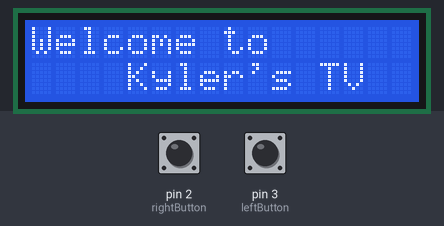
This sketch was run on a simulated Arduino Uno, built with avr-gcc and run on an emulated ATmega328P. Shown: 16×2 character LCD. Inputs (shaded band) come from the test bench; at power-on: pin 2 (rightButton) LOW, pin 3 (leftButton) LOW.

Above: at 1.2 s.
1.3 s: pin 2 (rightButton) pulled HIGH for 0.15 s
At 2.1 s:
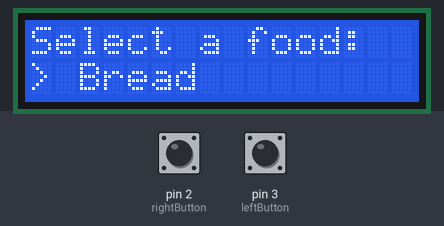
4.4 s: pin 3 (leftButton) pulled HIGH for 0.15 s
At 5.6 s:
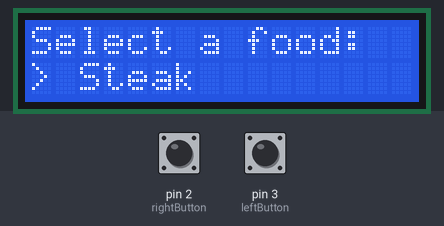
7.5 s: pin 2 (rightButton) pulled HIGH for 1 s
At 10.2 s:
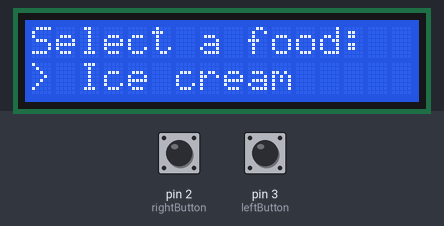
11.5 s: pin 3 (leftButton) pulled HIGH for 1 s
At 13.6 s:
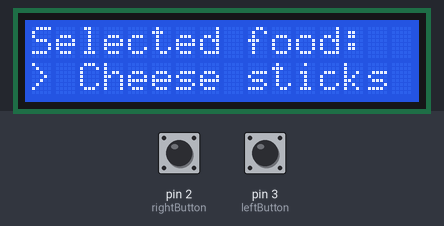
15.5 s: pin 3 (leftButton) pulled HIGH for 3.2 s
At 19.8 s:
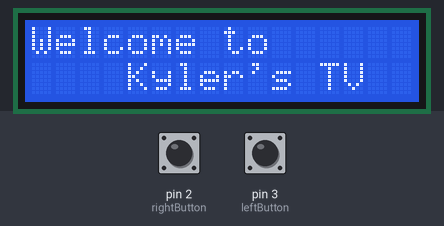
20.8 s: pin 2 (rightButton) pulled HIGH for 0.15 s
At 23.4 s:
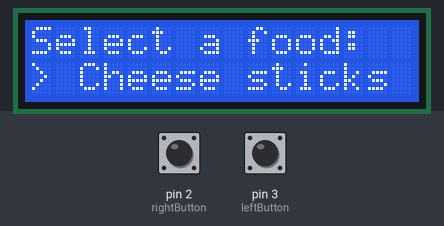
Timing chart, 0 to 24.9 s (numbered marks = the images above; inputs shaded):
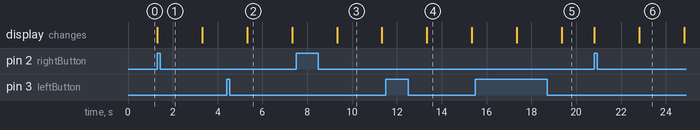

The sketch:

level3.ino
```cpp
//   ________________________________________________________________________
//  /  Name: Kyler Visser              Level 3             Date: 2023-11-03  \
//  |                                                                        |
//  |                                Description                             |
//  |                                                                        |
//  |  This program will use the LCD to display a menu of food options. The  |
//  |    first menu contains the appetizers, the second contains the main    |
//  |  course, and the third contains the dessert. The user will be able to  |
//  |  select an option from each menu by pressing the left or right button. |
//  |                                                                        |
//  |  At the start of the program, the user will be greeted with a welcome  |
//  |  screen. To contiune to the menu, the user will press either the left  |
//  |  or the right button. At the end of the program there will be another  |
//  |         screen to tell the users the food they have selected.          |
//  \________________________________________________________________________/
#include <LiquidCrystal.h>

// Initialise the Serial LCD.
LiquidCrystal lcd(12, 11, 7, 6, 5, 4); // These pin numbers are hard coded in on the serial backpack board.

//  -----------------------
//    Initlize vairables.
//  -----------------------
int leftButton = 3;
int rightButton = 2;

String optionsAvailable[3][5] = {
    {"Bread",       "Cheese sticks",    "Pretzels",     "Nachos",       "Chicken wings"}, // Apatizers
    {"Steak",       "Pasta",            "Chicken",      "Fish",         "Vegetarian"}, // Main course
    {"Ice cream",   "Cake",             "Pie",          "Pudding",      "Fruit salad"}  // Dessert
};

String selected[3];
bool stop = false;
int displayDelay = 2000;

//  -----------------------------
//    Setup inturupts, buttons,
//          and the LCD.
//  -----------------------------
void setup() {
    lcd.begin(16, 2); // Initialize the LCD.
    pinMode(leftButton, INPUT);
    pinMode(rightButton, INPUT);

    attachInterrupt(digitalPinToInterrupt(leftButton), buttonPressed, RISING);
    attachInterrupt(digitalPinToInterrupt(rightButton), buttonPressed, RISING);
}

//  -------------------
//    Main code loop.
//  -------------------
void loop() {
    welcome();
    for (int choice=0; choice<3; choice++) {
        stop = false;
        optionCycle(optionsAvailable[choice], choice);
    }
    displayResults();
}

//  -------------------
//    Welcome screen.
//  -------------------
void welcome() {
    lcd.clear();
    lcd.setCursor(0, 0);
    lcd.print("Welcome to");
    lcd.setCursor(4, 1);
    lcd.print("Kyler's TV");
    while (true) {
        if (digitalRead(leftButton) == HIGH || digitalRead(rightButton) == HIGH) {
            break;
        }
    }
}

//  ------------------------------
//    Inturupt for button press.
//  ------------------------------
void buttonPressed() {
    stop = true;
}

//  -------------------------------
//    Cycle  through the options.
//  -------------------------------
void optionCycle(String options[5], int choice) {
    lcd.clear();
    lcd.setCursor(0, 0);
    lcd.print("Select a food:");
    bool run = true;
    while (run) {
        for (int i=0; i<5; i++) {
            lcd.setCursor(0, 1);
            lcd.print(">              ");

            lcd.setCursor(2, 1);
            lcd.print(options[i]);
            delay(displayDelay);

            if (stop) {
                run = false;
                selected[choice] = options[i];
                break;
            }
        }
    }
}

//  ------------------------------
//    Display the selected food.
//  ------------------------------
void displayResults() {
    lcd.clear();
    lcd.print("Selected food:");
    stop = false;
    while (!stop) {
        for (int i=0; i<3; i++) {
            lcd.setCursor(0, 1);
            lcd.print(">              ");
            lcd.setCursor(2, 1);
            lcd.print(selected[i]);
            delay(displayDelay);
        }
    }
}
```

Measured:
- after the input at 1.3 s, the display: changes at once (image 1)
- after the input at 4.4 s, the display: changes after 0.92 s (image 2)
- after the input at 7.5 s, the display: changes after 1.8 s (image 3)
- after the input at 11.5 s, the display: changes after 1.8 s (image 4)
- after the input at 15.5 s, the display: first differs from a run without the input after 3.9 s (image 5)
- after the input at 20.8 s, the display: first changes at once (image 6 shows a later state)
- what the display in image 2 shows lasts 2.0 s, from 5.3 s to 7.3 s
